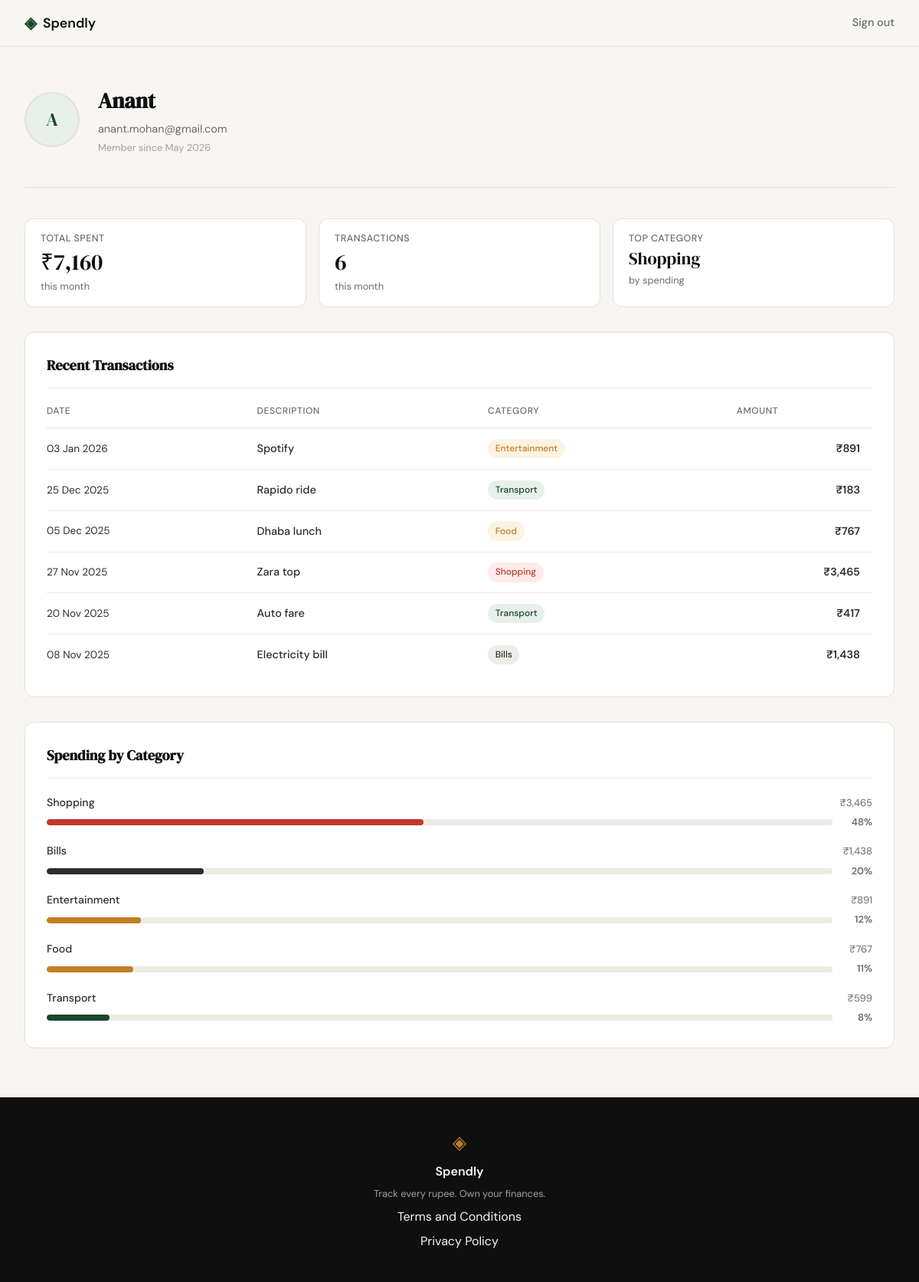
/profile (signed in), run on the app's committed database.
### tables this page shows
CREATE TABLE users (
            id            INTEGER   PRIMARY KEY AUTOINCREMENT,
            name          TEXT      NOT NULL,
            email         TEXT      UNIQUE NOT NULL,
            password_hash TEXT      NOT NULL,
            created_at    TIMESTAMP DEFAULT CURRENT_TIMESTAMP
        );

CREATE TABLE expenses (
            id         INTEGER   PRIMARY KEY AUTOINCREMENT,
            user_id    INTEGER   NOT NULL REFERENCES users(id) ON DELETE CASCADE,
            title      TEXT      NOT NULL,
            amount     REAL      NOT NULL,
            category   TEXT      NOT NULL CHECK(category IN (
                           'Food','Transport','Shopping','Bills',
                           'Entertainment','Health','Other')),
            date       TEXT      NOT NULL,
            note       TEXT,
            created_at TIMESTAMP DEFAULT CURRENT_TIMESTAMP
        );

### app.py (the view)
@app.route("/profile")
def profile():
    if not session.get("user_id"):
        return redirect(url_for("login"))
    raw_user = get_user_by_id(session["user_id"])
    name_parts = raw_user["name"].split()
    initials = (name_parts[0][0] + (name_parts[-1][0] if len(name_parts) > 1 else "")).upper()
    member_since = datetime.strptime(
        raw_user["created_at"][:10], "%Y-%m-%d"
    ).strftime("%B %Y")
    user = {
        "name": raw_user["name"],
        "email": raw_user["email"],
        "initials": initials,
        "member_since": member_since,
    }
    raw_stats = get_expense_stats(session["user_id"])
    stats = {
        "total_spent": f"₹{raw_stats['total_spent']:,.0f}",
        "transaction_count": raw_stats["transaction_count"],
        "top_category": raw_stats["top_category"],
    }
    raw_txns = get_recent_expenses(session["user_id"], limit=10)
    transactions = [
        {
            "date": datetime.strptime(t["date"], "%Y-%m-%d").strftime("%d %b %Y"),
            "description": t["title"],
            "category": t["category"],
            "amount": f"₹{t['amount']:,.0f}",
        }
        for t in raw_txns
    ]
    categories = get_category_breakdown(session["user_id"])
    return render_template(
        "profile.html",
        user=user,
        stats=stats,
        transactions=transactions,
        categories=categories,
    )

### database/db.py (called while the page is built)
def get_db():
    conn = sqlite3.connect(DB_PATH)
    conn.row_factory = sqlite3.Row
    conn.execute("PRAGMA foreign_keys = ON")
    return conn

def get_user_by_id(user_id):
    conn = get_db()
    row = conn.execute(
        "SELECT id, name, email, created_at FROM users WHERE id = ?", (user_id,)
    ).fetchone()
    conn.close()
    return row

def get_recent_expenses(user_id, limit=10):
    conn = get_db()
    rows = conn.execute(
        "SELECT id, title, amount, category, date FROM expenses "
        "WHERE user_id = ? ORDER BY date DESC, id DESC LIMIT ?",
        (user_id, limit),
    ).fetchall()
    conn.close()
    return rows

def get_category_breakdown(user_id):
    conn = get_db()
    rows = conn.execute(
        "SELECT category, SUM(amount) AS total FROM expenses "
        "WHERE user_id = ? GROUP BY category ORDER BY total DESC",
        (user_id,),
    ).fetchall()
    conn.close()
    grand_total = sum(r["total"] for r in rows) or 1
    return [
        {
            "name": r["category"],
            "amount": f"₹{r['total']:,.0f}",
            "pct": round(r["total"] / grand_total * 100),
        }
        for r in rows
    ]

def get_expense_stats(user_id):
    conn = get_db()
    row = conn.execute(
        "SELECT COALESCE(SUM(amount), 0) AS total_spent, COUNT(*) AS transaction_count "
        "FROM expenses WHERE user_id = ?",
        (user_id,),
    ).fetchone()
    top = conn.execute(
        "SELECT category FROM expenses WHERE user_id = ? "
        "GROUP BY category ORDER BY SUM(amount) DESC LIMIT 1",
        (user_id,),
    ).fetchone()
    conn.close()
    return {
        "total_spent": row["total_spent"],
        "transaction_count": row["transaction_count"],
        "top_category": top["category"] if top else "—",
    }

### templates/profile.html (shortened to what this page needs)
{% extends "base.html" %}
{% block head %}
<link rel="stylesheet" href="{{ url_for('static', filename='css/profile.css') }}">
{% endblock %}
{% block content %}
<div class="profile-page">
  <section class="profile-hero">
    <div class="profile-hero-inner">
      <div class="profile-avatar">{{ user.initials }}</div>
      <div class="profile-identity">
        <h1 class="profile-name">{{ user.name }}</h1>
        <p class="profile-email">{{ user.email }}</p>
        <p class="profile-since">Member since {{ user.member_since }}</p>
      </div>
    </div>
  </section>
  <div class="profile-body">
    <section class="profile-stats">
      <div class="stat-card">
        <span class="stat-label">Total Spent</span>
        <span class="stat-value">{{ stats.total_spent }}</span>
        <span class="stat-sub">this month</span>
      </div>
      <div class="stat-card">
        <span class="stat-label">Transactions</span>
        <span class="stat-value">{{ stats.transaction_count }}</span>
        <span class="stat-sub">this month</span>
      </div>
      <div class="stat-card">
        <span class="stat-label">Top Category</span>
        <span class="stat-value stat-value--sm">{{ stats.top_category }}</span>
        <span class="stat-sub">by spending</span>
      </div>
    </section>
    <section class="profile-section">
      <h2 class="profile-section-title">Recent Transactions</h2>
      <div class="profile-table-wrap">
        <table class="profile-table">
          <thead>
            <tr>
              <th>Date</th>
              <th>Description</th>
              <th>Category</th>
              <th class="col-right">Amount</th>
            </tr>
          </thead>
          <tbody>
            {% for tx in transactions %}
            <tr>
              <td class="tx-date">{{ tx.date }}</td>
              <td class="tx-desc">{{ tx.description }}</td>
              <td>
                <span class="tx-badge tx-badge--{{ tx.category | lower | replace(' ', '-') }}">
                  {{ tx.category }}
                </span>
              </td>
              <td class="tx-amount">{{ tx.amount }}</td>
            </tr>
            {% endfor %}
          </tbody>
        </table>
      </div>
    </section>
    <section class="profile-section">
      <h2 class="profile-section-title">Spending by Category</h2>
      <div class="profile-categories">
        {% for cat in categories %}
        <div class="cat-row">
          <div class="cat-meta">
            <span class="cat-name">{{ cat.name }}</span>
            <span class="cat-amount">{{ cat.amount }}</span>
          </div>
          <div class="cat-bar-wrap">
            <div class="cat-bar-track">
              <div class="cat-bar-fill cat-bar--{{ cat.name | lower | replace(' ', '-') }}"
                   style="--fill: {{ cat.pct }}%"></div>
            </div>
            <span class="cat-pct">{{ cat.pct }}%</span>
          </div>
        </div>
        {% endfor %}
      </div>
    </section>
  </div>
</div>
{% endblock %}

### templates/base.html (shortened to what this page needs)
<!DOCTYPE html>
<html lang="en">
<head>
    <link rel="stylesheet" href="{{ url_for('static', filename='css/style.css') }}">
    {% block head %}{% endblock %}
</head>
<body>
    <nav class="navbar">
        <div class="nav-inner">
            <a href="{{ url_for('landing') }}" class="nav-brand">
                <span class="brand-icon">◈</span>
                <span class="brand-name">Spendly</span>
            </a>
            <div class="nav-links">
                {% if session.get('user_id') %}
                    <a href="{{ url_for('logout') }}">Sign out</a>
                {% else %}
                    <a href="{{ url_for('login') }}">Sign in</a>
                    <a href="{{ url_for('register') }}" class="nav-cta">Get started</a>
                {% endif %}
            </div>
        </div>
    </nav>
    <main class="main-content">
        {% block content %}{% endblock %}
    </main>
    <footer class="footer">
        <div class="footer-inner">
            <span class="brand-icon">◈</span>
            <span class="footer-name">Spendly</span>
            <p class="footer-copy">Track every rupee. Own your finances.</p>
            <a href="/terms">Terms and Conditions</a>
            <a href="/privacy">Privacy Policy</a>
        </div>
    </footer>
</body>
</html>

### static/css/style.css (style rules this page uses)
:root { --ink: #0f0f0f; --ink-soft: #2d2d2d; --ink-muted: #6b6b6b; --ink-faint: #a0a0a0; --paper: #f7f6f3; --paper-warm: #f0ede6; --paper-card: #ffffff; --accent: #1a472a; --accent-light: #e8f0eb; --accent-2: #c17f24; --accent-2-light: #fdf3e3; --danger: #c0392b; --danger-light: #fdecea; --border: #e4e1da; --border-soft: #eeebe4; --font-display: 'DM Serif Display', Georgia, serif; --font-body: 'DM Sans', system-ui, sans-serif; --max-width: 1200px; --auth-width: 440px; --radius-sm: 6px; --radius-md: 12px; --radius-lg: 20px; }
*, *::before, *::after { box-sizing: border-box; margin: 0; padding: 0; }
html { font-size: 16px; scroll-behavior: smooth; }
body { background: var(--paper); color: var(--ink); font-family: var(--font-body); font-size: 1rem; line-height: 1.6; -webkit-font-smoothing: antialiased; }
a { color: inherit; text-decoration: none; }
.navbar { position: sticky; top: 0; z-index: 100; background: var(--paper); border-bottom: 1px solid var(--border); padding: 0 2rem; }
.nav-inner { max-width: var(--max-width); margin: 0 auto; height: 60px; display: flex; align-items: center; justify-content: space-between; }
.nav-brand { display: flex; align-items: center; gap: 0.5rem; font-family: var(--font-body); font-weight: 600; font-size: 1.1rem; color: var(--ink); }
.brand-icon { color: var(--accent); font-size: 1.3rem; }
.brand-name { color: var(--ink); }
.nav-links { display: flex; align-items: center; gap: 1.5rem; font-size: 0.9rem; font-weight: 500; }
.nav-links a { color: var(--ink-muted); transition: color 0.2s; }
.main-content { min-height: calc(100vh - 60px - 100px); }
.footer { background: var(--ink); color: var(--paper); padding: 2.5rem 2rem; text-align: center; }
.footer-inner { display: flex; flex-direction: column; align-items: center; gap: 0.4rem; }
.footer .brand-icon { color: var(--accent-2); font-size: 1.5rem; }
.footer-name { font-weight: 600; font-size: 1rem; }
.footer-copy { font-size: 0.8rem; color: var(--ink-faint); }

### data on the page
users: name "Anant", email "anant.mohan@gmail.com"
expenses: top_category "Shopping", date "27 Nov 2025", description "Zara top", category "Shopping", amount "₹3,465"
expenses: date "03 Jan 2026", description "Spotify", category "Entertainment", amount "₹891"
expenses: date "25 Dec 2025", description "Rapido ride", category "Transport", amount "₹183"
expenses: date "05 Dec 2025", description "Dhaba lunch", category "Food", amount "₹767"
expenses: date "20 Nov 2025", description "Auto fare", category "Transport", amount "₹417"
expenses: date "08 Nov 2025", description "Electricity bill", category "Bills", amount "₹1,438"

### other printed values
{{ user.initials }} "A"
{{ user.member_since }} "May 2026"
{{ stats.total_spent }} "₹7,160"
{{ stats.transaction_count }} "6"
{{ cat.name }} "Shopping" "Bills" "Entertainment" "Food" "Transport"
{{ cat.amount }} "₹3,465" "₹1,438" "₹891" "₹767" "₹599"
{{ cat.pct }} "48" "20" "12" "11" "8"
